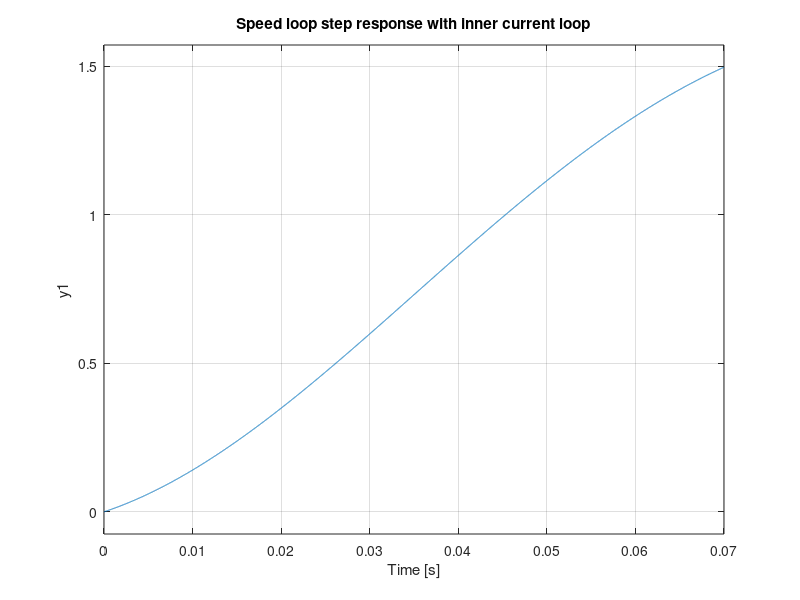

Write MATLAB code to recreate this figure.
s = tf('s');

% Inner current loop (approximate electrical dynamics)
G_i = 1 / (1e-3 * s + 0.5);
C_i = 50 + 5000 / s;
T_i = feedback(C_i * G_i, 1);   % inner closed loop

% Speed plant (mechanical dynamics)
J = 0.01; B = 0.001; Kt = 0.05;
G_w = Kt / (J * s + B);

% Speed loop on top of closed current loop
C_w = 2 + 200 / s;
G_eq = T_i * G_w;
T_w = feedback(C_w * G_eq, 1);

figure;
step(T_w);
grid on;
title('Speed loop step response with inner current loop');

% In Simulink, the same structure is built by nesting Feedback blocks:
% outer speed PID feeding the reference of an inner current PID,
% which drives a Transfer Fcn block for G_i and a mechanical plant block.
